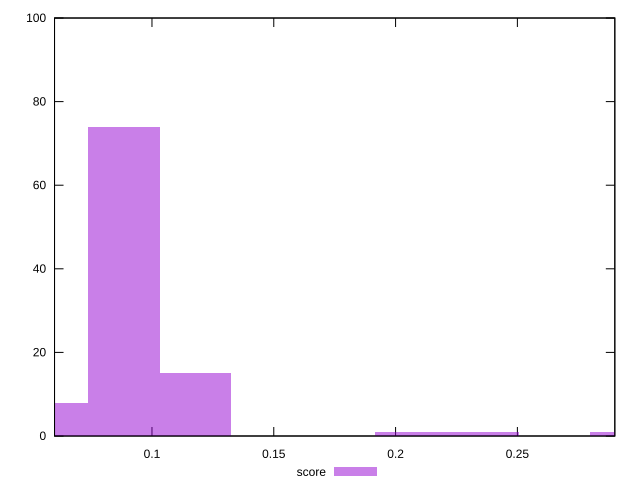

Here is the gnuplot script that generated this plot:
reset

$score <<EOF
0.08840553971388049 74
0.11787405295184065 15
0.20627959266572116 1
0.05893702647592033 8
0.29468513237960164 1
0.2357481059036813 1
EOF

set key outside below
set boxwidth 0.029468513237960164
set xrange [0.06:0.29]
set yrange [0:100]
set trange [0:100]
set style fill transparent solid 0.5 noborder
set terminal svg size 640, 490 enhanced background rgb 'white'
set output "reports/report_00028_2021-02-24T12-49-42.674Z/interactive/samples/music/score/histogram.svg"

plot $score title "score" with boxes

reset
